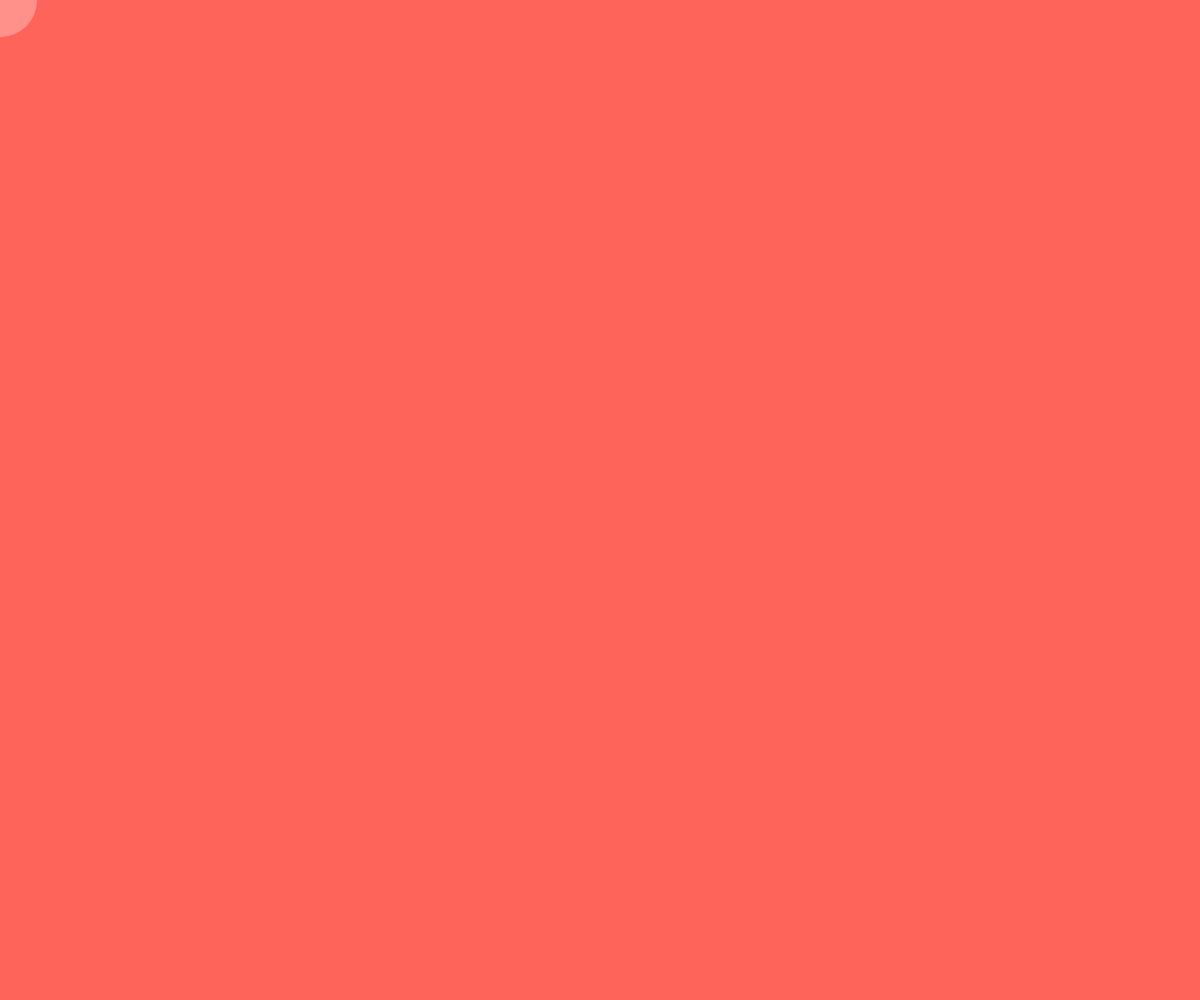
Frame 1 (no input)
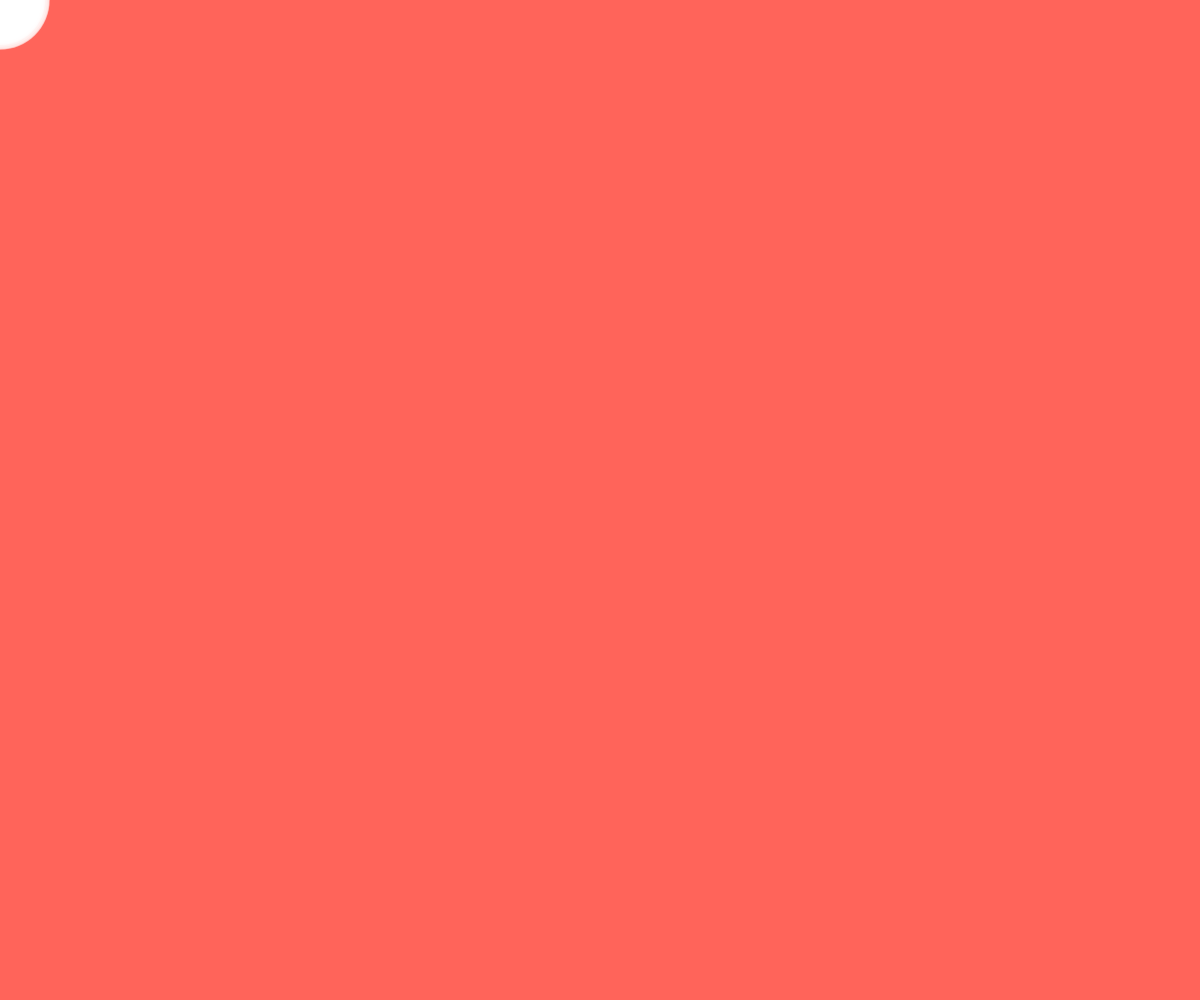
Frame 60 (no input)
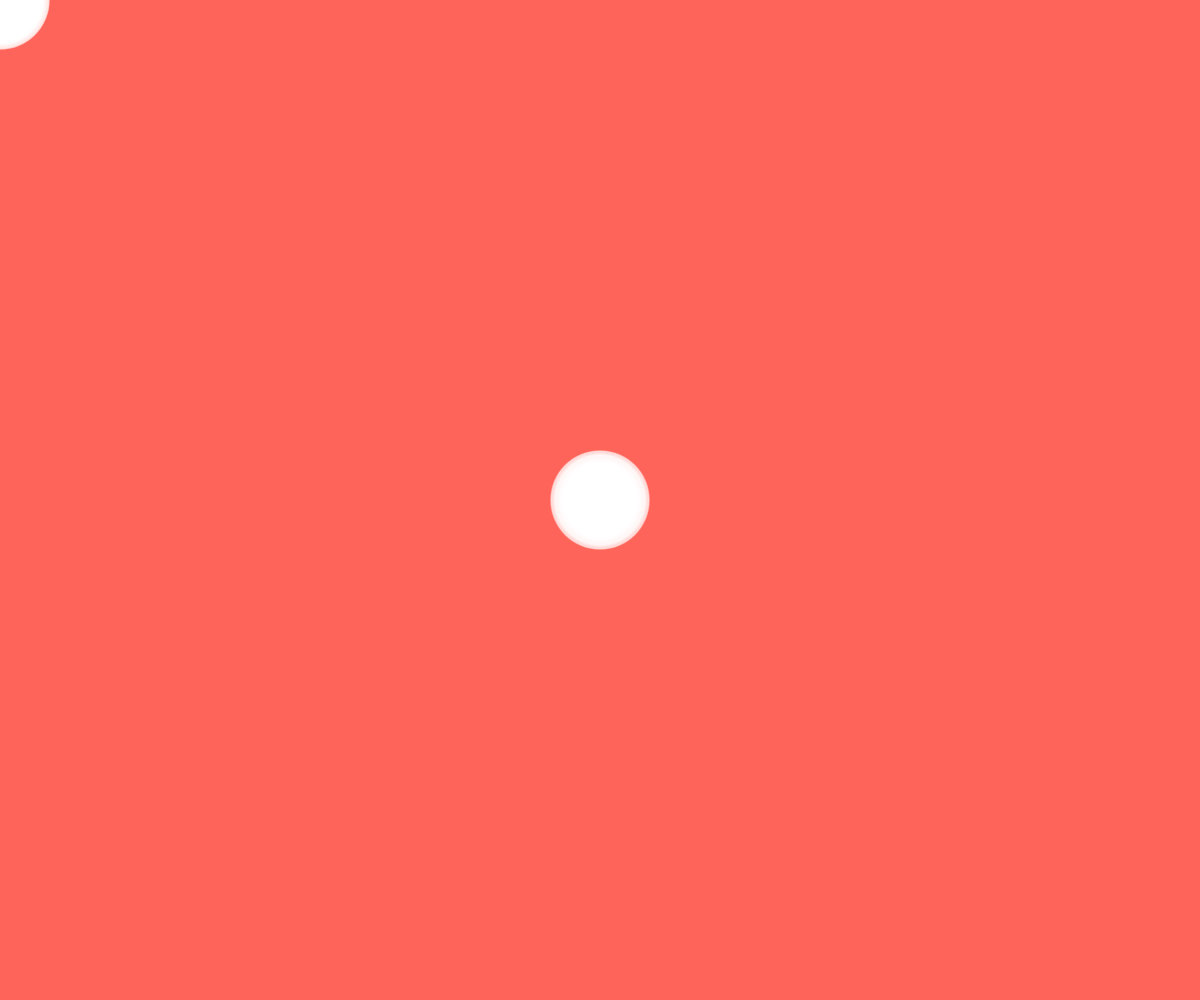
Frame 120 (the mouse pressed at the canvas centre since frame 60)

The p5.js sketch that drew these frames (run headless with seeded random() and noise() and a simulated clock; from frame 60 on, the mouse is pressed at the canvas centre):

// p5.js sketch
// ── sketch.js
var d;

function setup() {
  createCanvas(windowWidth, windowHeight);  
  background(255,100,90);
  //frameRate(10);
}

function draw() {
  d = random(10,100);
  noStroke();
  fill(255,d);
  ellipse(mouseX,mouseY,d,d);
}
